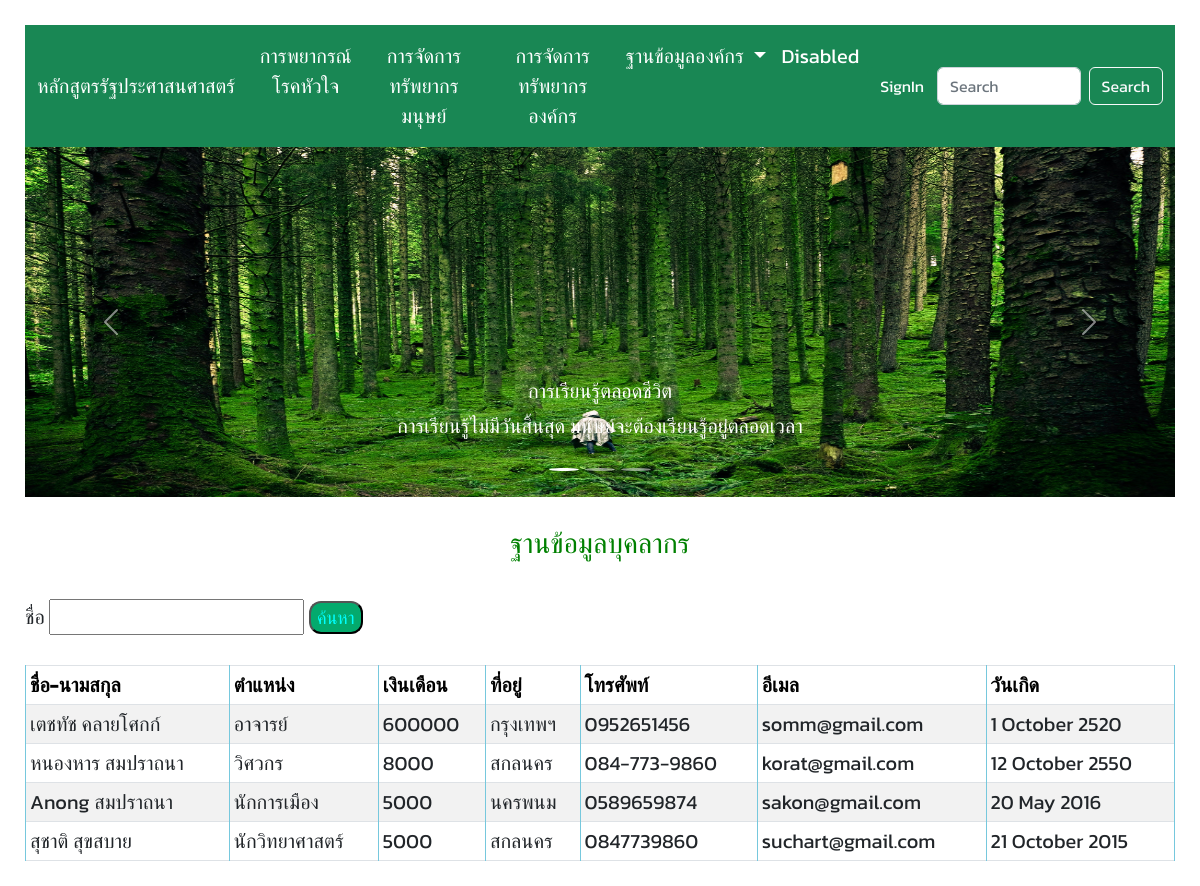
Screenshot of /search_read/ with the database file from the repository.
### myapp/models.py (models this page shows)
class Employee(models.Model):
    firstname = models.CharField(max_length=50)
    lastname = models.CharField(max_length=50)
    gender = models.CharField(
        max_length=50,
        choices=[('Male', 'Male'), ('Female', 'Female')],
        default='Male'
        )
    position = models.CharField(max_length=50)
    salary = models.PositiveIntegerField()
    address = models.TextField()
    email = models.EmailField(unique=True, null=True, blank=True)
    phone = models.CharField(max_length=30, unique=True)
    birthday = models.DateField()
    religion = models.CharField(
        max_length=20,
        choices=[('พุทธ','พุทธ'), ('คริสต์', 'คริสต์'), ('อิสลาม', 'อิสลาม'), ('อื่นๆ', 'อื่นๆ')],
        default='พุทธ'
        )
    addition_note = models.TextField(null=True, blank=True)

### myapp/views.py (the view)
# urls.py: path('search_read/', views.search_read, name='search_read'),
def search_read(request):
    if request.method =='POST':
        kw = request.POST.get('name','')
        form = SearchRead(request.POST, initial={'name':kw})
    else:
        kw = request.GET.get('name','')
        form = SearchRead(initial={'name':kw})
    data = Employee.objects.filter(Q(firstname__contains=kw)|Q(lastname__contains=kw))[:10]
    return render(request,'./database/employee-read.html', { 'form' : form, 'data' : data })

### myapp/forms.py
class SearchRead(forms.Form):
    name = forms.CharField(label='ชื่อ', required=False)

### myapp/templates/database/employee-read.html
{% extends 'heart/main.html' %} {% block content %}
<br />
<div>
  <h3>ฐานข้อมูลบุคลากร</h3>
</div>
<br />
<form>
  {{ form.name.label }} {{ form.name}}
  <button>ค้นหา</button>
</form>
<br />
<table class="table table-striped table-bordered table-sm">
  <thead class="thead-dark">
    <tr>
      <th>ชื่อ-นามสกุล</th>
      <th>ตำแหน่ง</th>
      <th>เงินเดือน</th>
      <th>ที่อยู่</th>
      <th>โทรศัพท์</th>
      <th>อีเมล</th>
      <th>วันเกิด</th>
    </tr>
  </thead>
  {% for r in data %}
  <tr>
    <td>{{ r.firstname }} {{ r.lastname }}</td>
    <td>{{ r.position }}</td>
    <td>{{ r.salary }}</td>
    <td>{{ r.address }}</td>
    <td>{{ r.phone }}</td>
    <td>{{ r.email }}</td>
    <td>{{ r.birthday|date:'j F Y' }}</td>
  </tr>
  {% endfor %}
</table>
{% endblock %}

### myapp/templates/heart/main.html (shortened to what this page needs)
{% load static %}
<!DOCTYPE html>
<html lang="en">
  <head>
    <link
      href="https://cdn.jsdelivr.net/npm/bootstrap@5.2.3/dist/css/bootstrap.min.css"
      rel="stylesheet"
    />
    <link href="{% static 'css/style.css' %}" rel="stylesheet" />
  </head>
  <body>
    <nav class="navbar navbar-expand-lg navbar-dark bg-success">
      <div class="container-fluid">
        <a class="navbar-brand" href="#">หลักสูตรรัฐประศาสนศาสตร์</a>
        <div class="collapse navbar-collapse" id="navbarSupportedContent">
          <ul class="navbar-nav me-auto mb-2 mb-lg-0">
            <li class="nav-item">
              <a
                class="nav-link active"
                aria-current="page"
                href="{% url 'predictor' %}"
                >การพยากรณ์โรคหัวใจ</a
              >
            </li>
            <li class="nav-item">
              <a
                class="nav-link active"
                aria-current="page"
                href="{% url 'employee_create' %}"
                >การจัดการทรัพยากรมนุษย์</a
              >
            </li>
            <li class="nav-item">
              <a
                class="nav-link active"
                aria-current="page"
                href="{% url 'createcrispy' %}"
                >การจัดการทรัพยากรองค์กร</a
              >
            </li>
            <li class="nav-item dropdown">
              <a
                class="nav-link dropdown-toggle active"
                href="#"
                role="button"
                data-bs-toggle="dropdown"
                aria-expanded="false"
              >
                ฐานข้อมูลองค์กร
              </a>
            </li>
            <li class="nav-item">
              <a class="nav-link active" href="#">Disabled</a>
            </li>
          </ul>
          <li class="nav-item btn btn-success">
            <a class="nav-link active" href="{% url 'member_signin' %}"
              >SignIn</a
            >
          </li>
          <form class="d-flex" role="search">
            <input
              class="form-control me-2"
              type="search"
              placeholder="Search"
              aria-label="Search"
            />
            <button class="btn btn-outline-light" type="submit">Search</button>
          </form>
        </div>
      </div>
    </nav>
    {% include 'heart/slider.html' %} {% block content %} {% endblock %}
  </body>
</html>

### myapp/templates/heart/slider.html (shortened to what this page needs)
{% load static %}
  <div id="carouselExampleCaptions" class="carousel slide" data-bs-ride="false">
    <div class="carousel-indicators">
      <button
        type="button"
        data-bs-target="#carouselExampleCaptions"
        data-bs-slide-to="0"
        class="active"
        aria-current="true"
        aria-label="Slide 1"
      ></button>
      <button
        type="button"
        data-bs-target="#carouselExampleCaptions"
        data-bs-slide-to="1"
        aria-label="Slide 2"
      ></button>
      <button
        type="button"
        data-bs-target="#carouselExampleCaptions"
        data-bs-slide-to="2"
        aria-label="Slide 3"
      ></button>
    </div>
    <div class="carousel-inner">
      <div class="carousel-item active">
        <img
          src="{% static 'images/p1.jpg' %}"
          height="350px"
          class="d-block w-100"
          alt="..."
        />
        <div class="carousel-caption d-none d-md-block">
          <h5>การเรียนรู้ตลอดชีวิต</h5>
          <p>การเรียนรู้ไม่มีวันสิ้นสุด มนุษย์จะต้องเรียนรู้อยู่ตลอดเวลา</p>
        </div>
      </div>
    </div>
    <button
      class="carousel-control-prev"
      type="button"
      data-bs-target="#carouselExampleCaptions"
      data-bs-slide="prev"
    >
      <span class="carousel-control-prev-icon" aria-hidden="true"></span>
    </button>
    <button
      class="carousel-control-next"
      type="button"
      data-bs-target="#carouselExampleCaptions"
      data-bs-slide="next"
    >
      <span class="carousel-control-next-icon" aria-hidden="true"></span>
    </button>
  </div>

### static/css/style.css (style rules this page uses)
body { font-family: "Kanit", sans-serif; font-size: 20px; font-weight: normal; height: 100%; margin: 25px 0; padding-left: 25px; padding-right: 25px; }
a { font-family: "Kanit", sans-serif; font-size: 18px; }
div { font-family: "Kanit", sans-serif; text-align: center; color: green; }
table, th, td { border: 1px solid rgb(118, 200, 221); }
th { background-color: #04aa6d; color: black; }
button { font-family: "Kanit", sans-serif; font-size: 18px; border-radius: 12px; color: aqua; background-color: #04aa6d; cursor: pointer; }

### rows the page displays
Employee: firstname "เตชทัช", lastname "คลายโศกก์", position "อาจารย์", salary "600000", address "กรุงเทพฯ", phone "0952651456", email "somm@gmail.com", birthday "1 October 2520"
Employee: firstname "หนองหาร", lastname "สมปราถนา", position "วิศวกร", salary "8000", address "สกลนคร", phone "084-773-9860", email "korat@gmail.com", birthday "12 October 2550"
Employee: firstname "Anong", lastname "สมปราถนา", position "นักการเมือง", salary "5000", address "นครพนม", phone "0589659874", email "sakon@gmail.com", birthday "20 May 2016"
Employee: firstname "สุชาติ", lastname "สุขสบาย", position "นักวิทยาศาสตร์", salary "5000", address "สกลนคร", phone "0847739860", email "suchart@gmail.com", birthday "21 October 2015"
